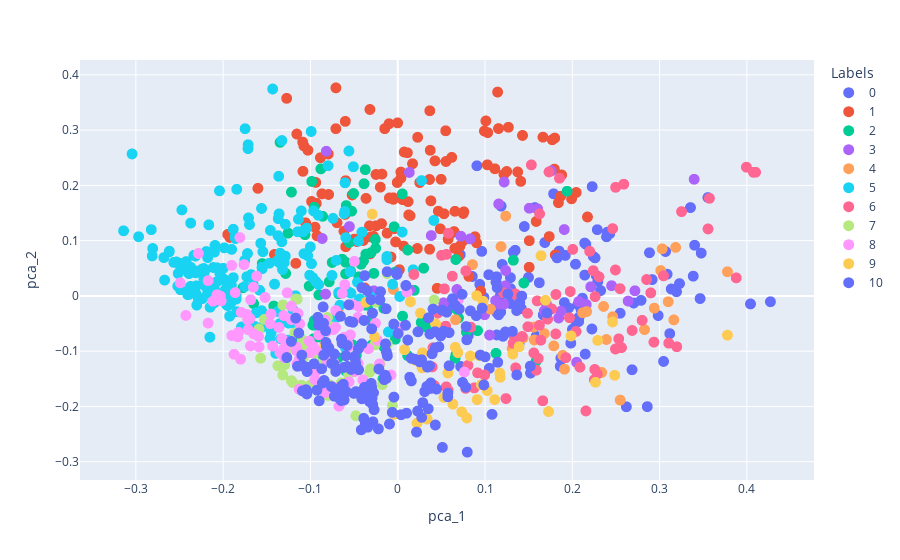

The cell this chart's notebook holds for it:
### Markdown cell above
Finally, let's plot the clusters!

### Code cell
fig_clusters_before = px.scatter(asthma_before_covid, 
                 x="pca_1", 
                 y="pca_2", 
                 color="Labels",
                 hover_data=['title'])

fig_clusters_before.update_traces(marker=dict(size=11))

fig_clusters_before.show()
